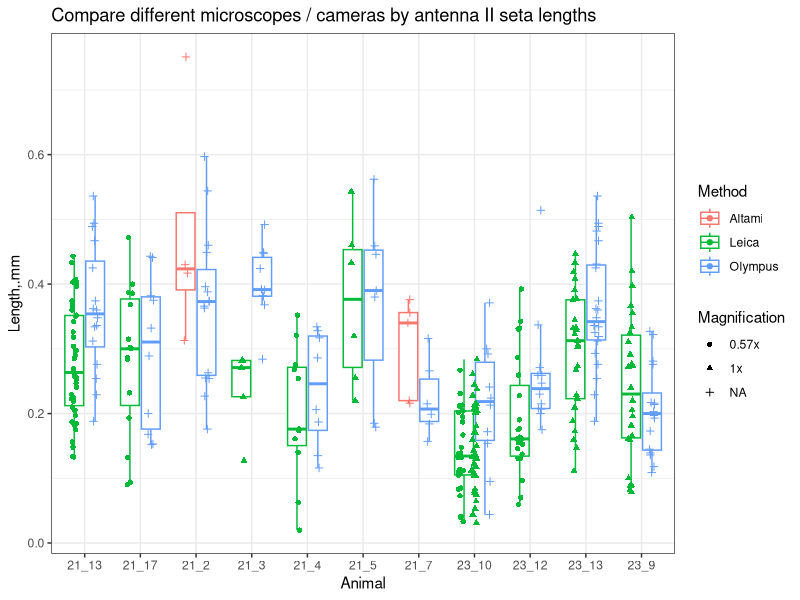
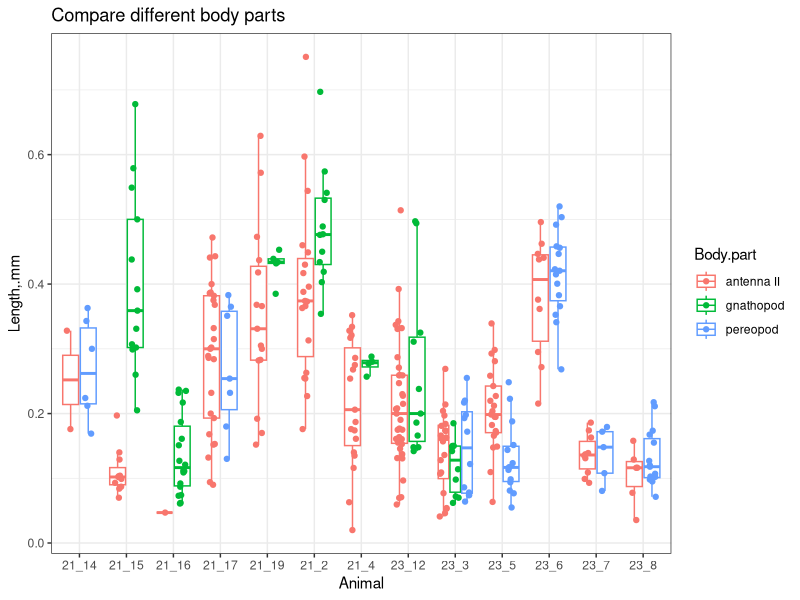
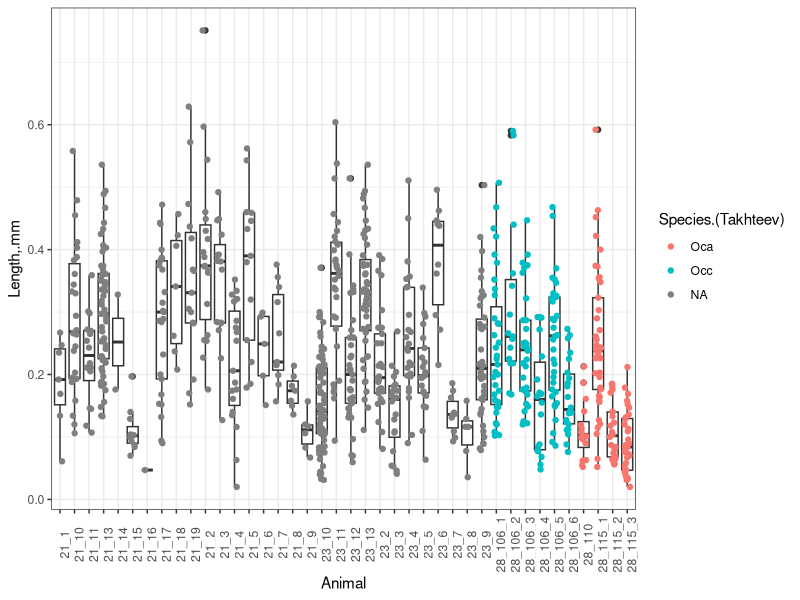
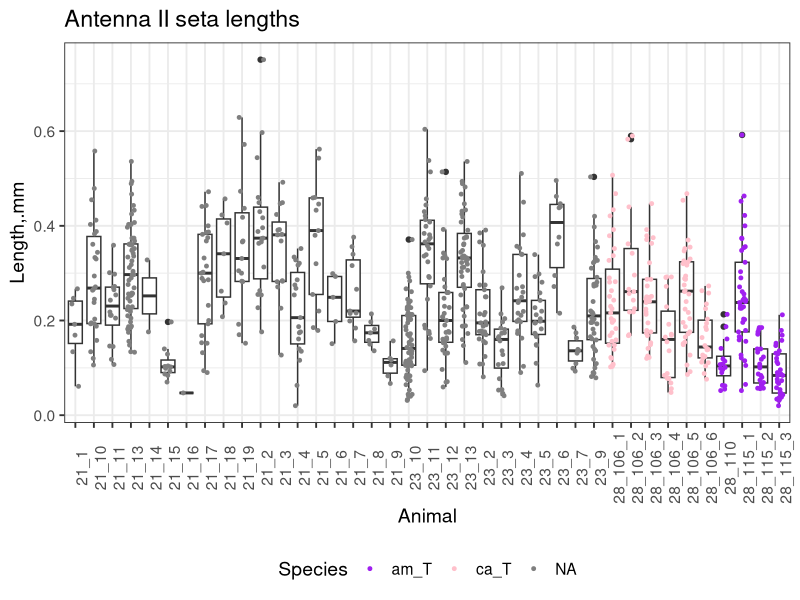
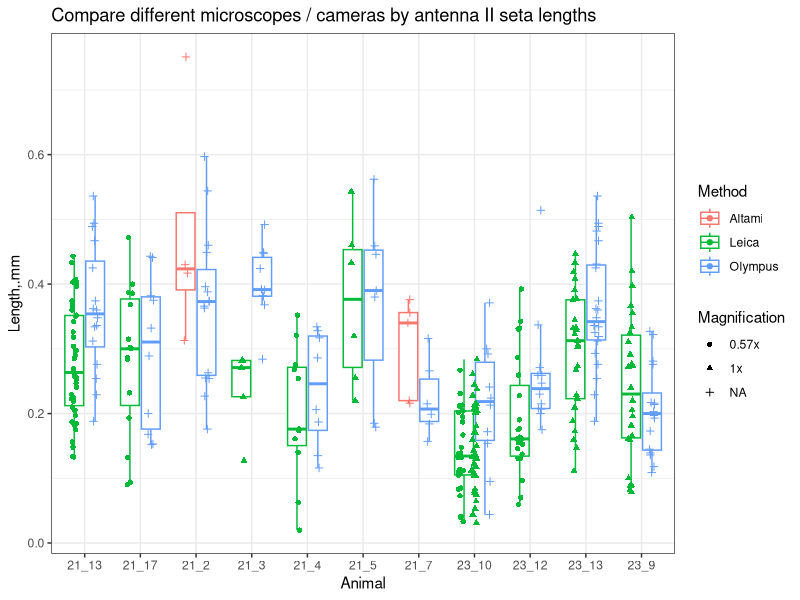
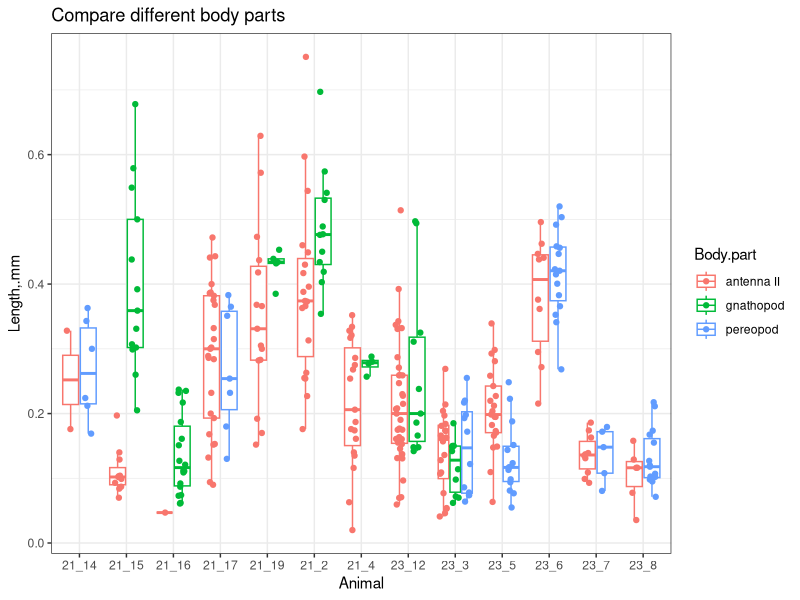
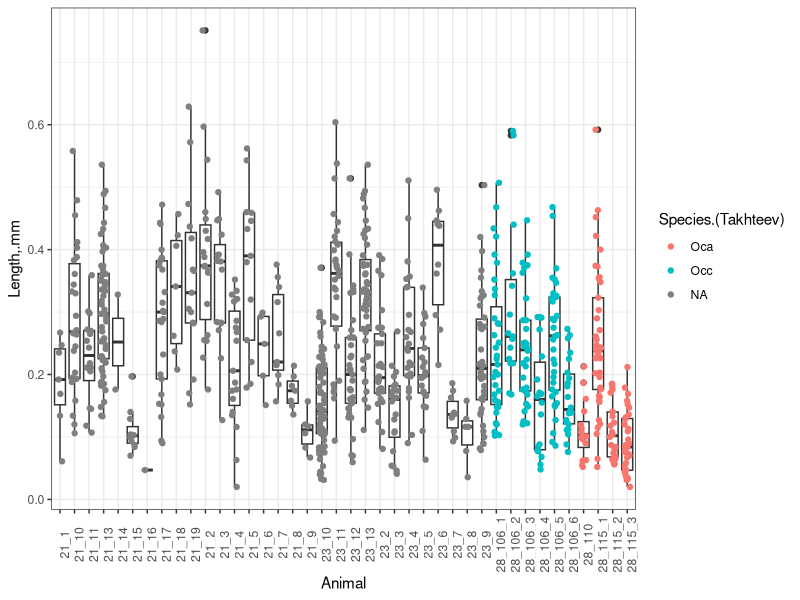
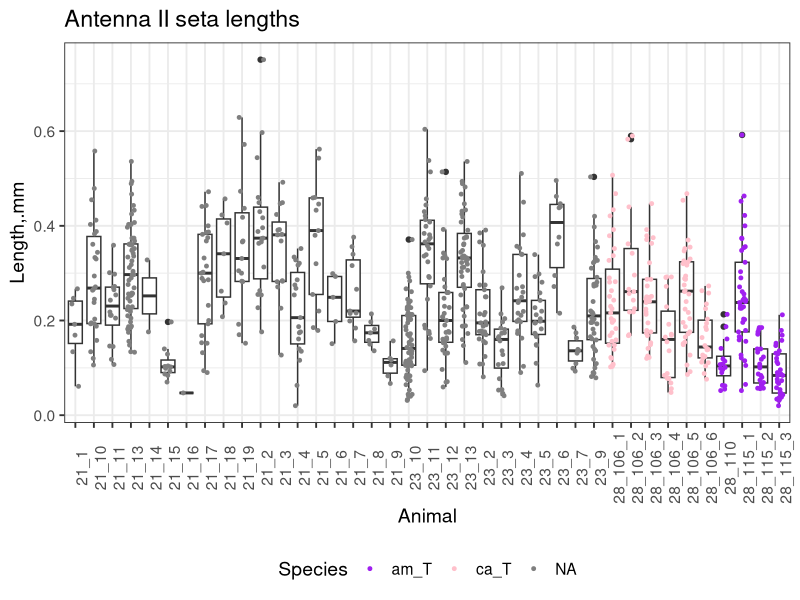

Generate these figures, in order, with R: (Note: this script raises an error after producing the figures.)
library(ggplot2)
library(openxlsx)
library(ggbeeswarm)

Ocmdat <- read.xlsx("Seta_length.xlsx")
Ocmdat$Body.part <- factor(Ocmdat$Body.part)
Ocmdat$Method <- factor(Ocmdat$Method)
Ocmdat$Magnification <- factor(Ocmdat$Magnification)
summary(Ocmdat)

## antennae II only data set
Ocmdat_a <- Ocmdat[Ocmdat$Body.part == "antenna II", ]

## compare devices
methods.tbl <- table(Ocmdat_a$Animal, Ocmdat_a$Method)
animals.tocompare <- row.names(methods.tbl[rowSums(methods.tbl > 0) > 1, ])

ggplot(data = Ocmdat_a[Ocmdat_a$Animal %in% animals.tocompare, ], 
       mapping = aes(x=Animal, y=`Length,.mm`, color=Method)) + 
  geom_boxplot(outlier.alpha = 0) + 
  geom_jitter(position = position_jitterdodge(), aes(shape=Magnification)) + 
  theme_bw() + 
  scale_shape_discrete(na.value = 3) + 
  ggtitle("Compare different microscopes / cameras by antenna II seta lengths")
ggsave("compare_microscopes.png", width=20, height=10, device=png, units = "cm")
  

## compare body parts
bodyparts.tbl <- table(Ocmdat$Animal, Ocmdat$Body.part)
animals.tocompare <- row.names(bodyparts.tbl[rowSums(bodyparts.tbl > 0) > 1, ])

ggplot(data = Ocmdat[Ocmdat$Animal %in% animals.tocompare, ], 
       mapping = aes(x=Animal, y=`Length,.mm`, color=Body.part)) + 
  geom_boxplot(outlier.alpha = 0) + 
  geom_jitter(position = position_jitterdodge()) + 
  theme_bw() + 
  ggtitle("Compare different body parts")
ggsave("compare_body_parts.png", width=20, height=10, device=png, units = "cm")


## and main figure with antenna II 
ggplot(data = Ocmdat_a, mapping = aes(x=Animal, y=`Length,.mm`)) + 
#  geom_violin() + 
  geom_boxplot() + 
  geom_jitter(position = position_jitterdodge(), aes(color=`Species.(Takhteev)`)) + 
  theme_bw() + 
  theme(axis.text.x = element_text(angle = 90))
  ggtitle("Antenna II seta lengths")
ggsave("antenna.png", width=20, height=10, device=png, units = "cm")


Ocmdat_a$Species <- NA
Ocmdat_a$Species[Ocmdat_a$`Species.(Takhteev)`=="Occ"] <- "ca_T"
Ocmdat_a$Species[Ocmdat_a$`Species.(Takhteev)`=="Oca"] <- "am_T"
# no O. albinus
Ocmdat_a <- Ocmdat_a[!(Ocmdat_a$Animal %in% "23_8"), ]
# melanophthalmus
#Ocmdat_a[Ocmdat_a$Animal %in% 
#        c("21_8", "23_3", "23_4", "23_10", "23_11", "23_14"), "Species"] <-  "me"


ggplot(data = Ocmdat_a, mapping = aes(x=Animal, y=`Length,.mm`)) + 
  #  geom_violin() + 
  geom_boxplot() + 
  geom_jitter(position = position_jitterdodge(), aes(color=Species), size=1) + 
  theme_bw(base_size = 14) + 
  theme(axis.text.x = element_text(angle = 90)) + 
  scale_color_manual(values = c("purple", "pink", "brown")) + 
  ggtitle("Antenna II seta lengths") + 
  theme(legend.position = "bottom")
ggsave("antenna_wsp.png", width=20, height=12, device=png, units = "cm")


boxplot(Ocmdat_a$`Length,.mm` ~ Ocmdat$Animal)
